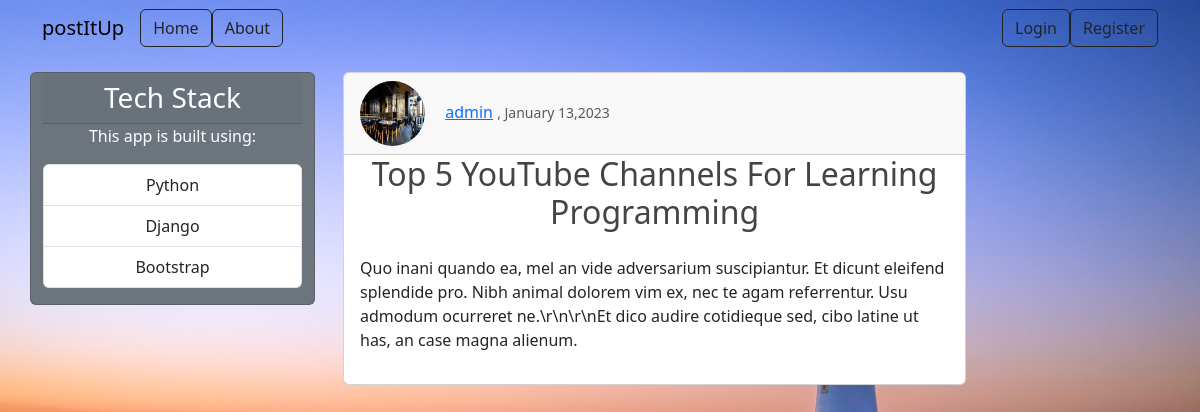
Screenshot of /post/15/ with the database file from the repository.
### blog/models.py (models this page shows, shortened)
class Post(models.Model):
    title=models.CharField(max_length=100)
    content=models.TextField()
    date_posted=models.DateTimeField(default=timezone.now)
    author=models.ForeignKey(User,on_delete=models.CASCADE)

### users/models.py (models this page shows, shortened)
class Profile(models.Model):
    user=models.OneToOneField(User,on_delete=models.CASCADE)
    image=models.ImageField(default='default.jpg',upload_to='profile_pics')
    about=models.CharField(max_length=100,default='',blank=True)

### blog/views.py (the view)
# urls.py: path('post/<int:pk>/',PostDetailView.as_view(),name='post-detail'),
class PostDetailView(DetailView):
    model=Post

### blog/templates/blog/post_detail.html (shortened to what this page needs)
{%extends 'blog/base.html'%} {%block content%}
<article class="card w-75 m-3">
  <div class="">
    <div class="card-header d-flex justify-content-between align-items-center">
      <div>
        <img
          class="rounded-circle article-img"
          src="{{object.author.profile.image.url}}"
        />
        <a class="mr-2" href="{%url 'user-posts' object.author.username%}"
          >{{ object.author }}</a
        >
        <small class="text-muted align-self-center"
          >, {{ object.date_posted|date:"F d,Y" }}</small
        >
      </div>
    </div>
    <h2 class="text-center">{{ object.title }}</h2>
    <p class="p-3">{{ object.content }}</p>
  </div>
</article>
{%endblock%}

### blog/static/blog/main.css (style rules this page uses)
body { background: #fafafa; color: #333333; background-image: url("../../../media/background-img.jpg"); background-size: cover; }
h1, h2, h3, h4, h5, h6 { color: #444444; }
.article-img { height: 65px; width: 65px; margin-right: 16px; }

### rows the page displays
Post: author.profile.image (picture), author "admin", date_posted "January 13,2023", title "Top 5 YouTube Channels For Learning Programming", content "Quo inani quando ea, mel an vide adversarium suscipiantur. Et dicunt eleifend splendide pro. Nibh animal dolorem vim ex, nec te agam referrentur. Usu admodum ocurreret ne.\\r\\n\\r\\nEt dico audire cotidieque sed, cibo latine ut has, an case magna alienum."
